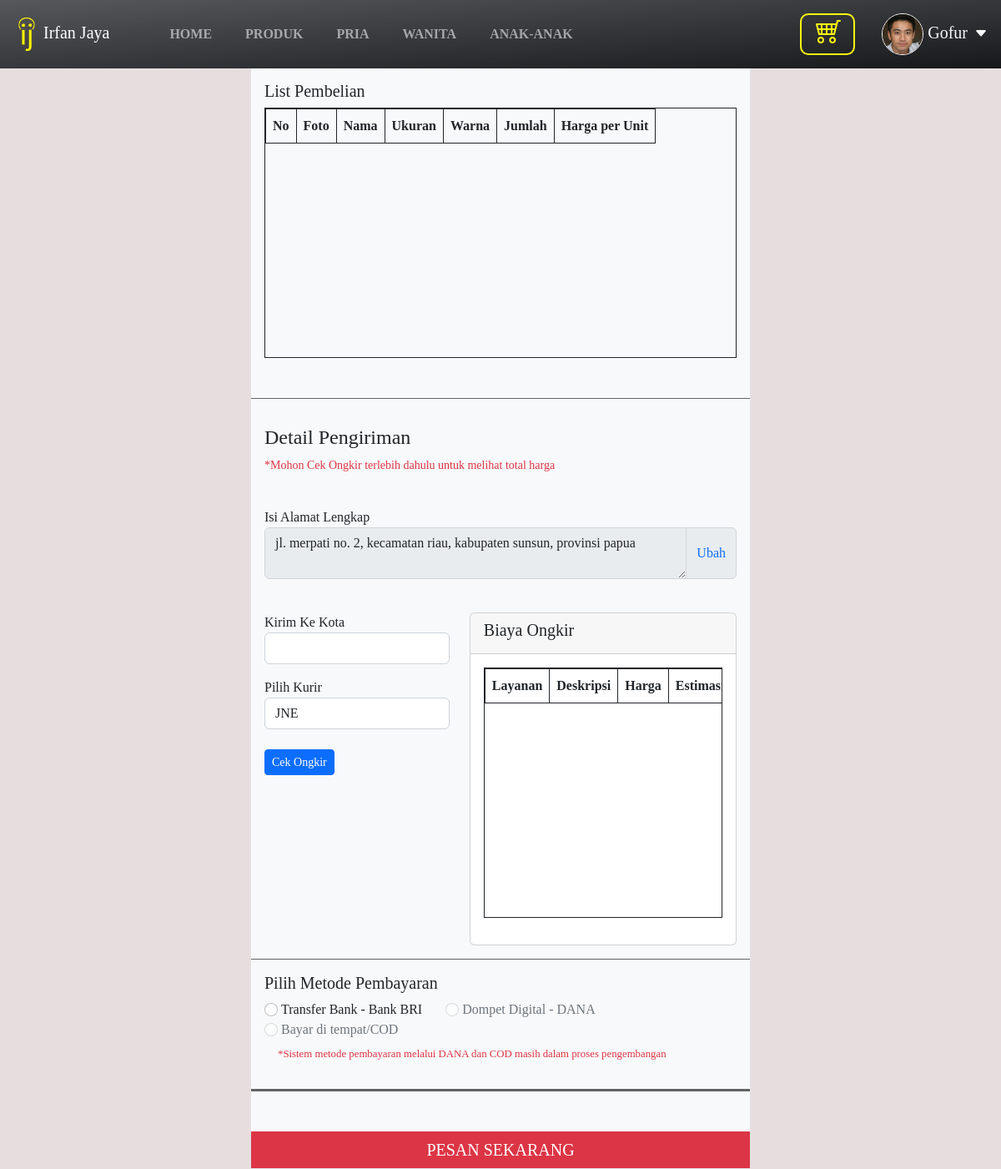
The page /detail-beli.php (signed in) on the database its author committed.
### tables this page shows
CREATE TABLE `users` (
  `id` int(11) NOT NULL,
  `username` varchar(255) NOT NULL,
  `email` varchar(255) NOT NULL,
  `password` varchar(255) NOT NULL,
  `name` varchar(255) NOT NULL,
  `photo` varchar(255) NOT NULL DEFAULT 'default.svg',
  `alamat` varchar(300) NOT NULL,
  `nomor` varchar(50) NOT NULL,
  `status` varchar(50) NOT NULL
);

### detail-beli.php (the view, shortened to what this page needs)
<?php
require_once('config.php');
?>
<!doctype html>
<html lang="en">
  <head>
    <link rel="stylesheet" href="css/style.css">
    <link href="https://cdn.jsdelivr.net/npm/bootstrap@5.2.3/dist/css/bootstrap.min.css" rel="stylesheet">
    <link rel="stylesheet" href="https://cdn.jsdelivr.net/npm/bootstrap-icons@1.9.1/font/bootstrap-icons.css">
  </head>
  <body style="background-color:#e6dede">
  <?php require_once('nav-cart.php');?>
  <div class="border w-50 ms-auto me-auto bg-light h-auto " style="margin-top:5rem;">
    <div class="responsive-table p-3">
      <h5>List Pembelian</h5>
      <table class="table table-hover" >
        <thead>
          <tr class="text-center">
            <th>No</th>
            <th>Foto</th>
            <th>Nama</th>
            <th>Ukuran</th>
            <th>Warna</th>
            <th>Jumlah</th>
            <th>Harga per Unit</th>
          </tr>
        </thead>
      </table>
    </div>
    <hr style="width:100%; color:black; height:1px;opacity:60%;background-color:black;kmargin:0;">
    <div class="ongkir p-3">
      <h4>Detail Pengiriman</h4>
      <p class="text-danger" style="font-size:14px;">*Mohon Cek Ongkir terlebih dahulu untuk melihat total harga</p><br>
      <label for="alamat">Isi Alamat Lengkap</label><br>
      <div class="input-group mb-3">
        <textarea  class="form-control" aria-describedby="basic-addon1"  disabled><?php echo $db_toko['alamat'] ?></textarea>
        <a type="button" class="input-group-text text-primary text-decoration-none" id="basic-addon1" data-bs-toggle="modal" data-bs-target="#exampleModal2"> Ubah</a>
      </div><br>
      <div class="row">
        <div class="col-5">
          <form id="form">
            <div class="form-group mb-3">
              <label for="">Kirim Ke Kota</label>
              <select class="form-control " id="kota_tujuan" required></select>
            </div>
            <div class="form-group">
              <label for="">Pilih Kurir</label>
              <select class="form-control" id="kurir"  required>
                <option value="jne">JNE</option>
              </select>
            </div><br>
            <button  class="btn btn-sm btn-primary">Cek Ongkir</button>
          </form>
        </div>
        <div class="col-7">
          <div class="card">
            <div class="card-header">
              <h5>Biaya Ongkir</h5>
            </div>
            <div class="card-body">
              <div class="table-responsive">
                <table class="table text-center" width="100%">
                  <thead>
                    <tr class="">
                      <th width="100px">Layanan</th>
                      <th width="140px">Deskripsi</th>
                      <th width="130px">Harga</th>
                      <th width="120px">Estimasi</th>
                    </tr>
                  </thead>
                </table>
              </div>
            </div>
          </div>
        </div>
      </div>
    </div>
    <form action="proses-pesan.php" method="post" >
      <hr style="width:100%; color:black; height:1px;opacity:60%;background-color:black;margin:0;">
      <div class=" p-3">
        <h5>Pilih Metode Pembayaran</h5>
        <div class="fs-6 mb-2">
          <label>
            <input type="radio" name="metode_bayar" class="form-check-input" value="Transfer Bank - Bank BRI" required>&nbsp;Transfer Bank - Bank BRI
          </label>&nbsp;&nbsp;&nbsp;&nbsp;&nbsp;&nbsp;
          <label class="text-secondary">
            <input type="radio" name="metode_bayar"  class="form-check-input" value="Dompet Digital - DANA" disabled>&nbsp;Dompet Digital - DANA
          </label>&nbsp;&nbsp;&nbsp;&nbsp;&nbsp;&nbsp;
          <label class="text-secondary">
            <input type="radio" name="metode_bayar"  class="form-check-input" value="Bayar di tempat/COD" disabled>&nbsp;Bayar di tempat/COD
          </label>
        </div>
        <div class="text-danger" style="font-size:80%">
          &nbsp;&nbsp;&nbsp;&nbsp;&nbsp;*Sistem metode pembayaran melalui DANA dan COD masih dalam proses pengembangan
        </div>
      </div>
      <hr style="width:100%; color:black; height:3px;opacity:60%;background-color:black;kmargin:0;">
      <div class="detail-pesan p-3" >
      </div>
      <div class="text-center">
        <?php require_once('pesan.php') ?>
      </div>
    </form>
  </div>
</body>
</html>

### nav-cart.php (shortened to what this page needs)
<nav class="navbar navbar-expand-lg navbar-dark bg-nav pt-3 pb-3 fixed-top" >
  <div class="container-fluid">
    <a class="navbar-brand" style="margin-right: auto;" href="index.php"><img src="../skripsi/img/logo.ico" alt="logo toko" style="width: 40px;height: 40px;">Irfan Jaya</a>
    <div class="collapse navbar-collapse ms-5" id="navbarSupportedContent">
      <ul class="navbar-nav me-auto menu-user fs-6 ">
      <li class="nav-item ms-3 me-2">
          <a class="nav-link " href="index.php">Home</a>
        </li>
        <li class="nav-item ms-3 me-2">
          <a class="nav-link " href="produk.php">Produk</a>
        </li>
        <li class="nav-item ms-3 me-2">
          <a class="nav-link " href="produk-pria.php">Pria</a>
        </li>
        <li class="nav-item ms-3 me-2">
          <a class="nav-link " href="produk-wanita.php">wanita</a>
        </li>
        <li class="nav-item ms-3 me-2">
          <a class="nav-link " aria-current="page" href="produk-anak.php">Anak-Anak</a>
        </li>
      </ul>
      <?php  if(isset($_SESSION['customerijs'])){
        $id = $_SESSION['id'];
        $sql = "SELECT * FROM users WHERE id = '$id'";
        $query = mysqli_query($con, $sql);
        $db_toko = mysqli_fetch_assoc($query);
      ?>
      <a type="button" class="keranjang text-decoration-none" data-bs-toggle="modal" data-bs-target="#exampleModal">
        <h2 style=" transform: scaleX(-1);margin-right:15px;margin-left:15px;" ><i class="bi bi-cart4 "></i></h2>
      </a>
      <div class="btn-group dropstart">
        <button type="button"  style="padding:0;border:none;background:none;" data-bs-toggle="dropdown" aria-expanded="false">
        <ul class="d-flex mb-0 member">
          <li><img src="img/user/<?php echo $db_toko['photo'] ?>" class="foto-profil" alt="foto profil"></li>
          <li class="text-light fs-5 text-capitalize mt-2"><?php echo $db_toko['username']; ?></li>
          <li class="mb-0 fs-6 me-1 ms-2" style="margin-top:13px;" >
              <i class="bi bi-caret-down-fill text-light"></i>
            </button>
       <?php }else{ ?>
        <a href="login.php"><button type="button" class="btn btn-outline-primary">LOGIN</button></a>
       <?php } ?>
      </div>
    </div>
  </div>
</nav>

### css/style.css (style rules this page uses)
* { font-family: 'salma-longgar'; }
body, html { height: 100%; margin: 0; }
.bg-nav { margin-top: 0 !important; margin-bottom: 0 !important; background-image: linear-gradient(to bottom right, rgb(87, 88, 92), rgb(22, 24, 26)); }
.menu-user { text-transform: uppercase; font-weight: bold; }
.keranjang { border: solid 2px rgb(255, 251, 15); border-radius: 10px; }
.keranjang i { color: rgb(255, 251, 15); }
a:is(:link, :active, :visited).active { color: rgb(240, 225, 25) !important; }
.foto-profil { width: 50px; height: 50px; border-radius: 50%; margin-right: 5px; border: 1px solid white; background-color: white; }
.member { outline: none; list-style: none; }
table { height: 300px; overflow-y: auto; overflow-x: hidden; display: block; width: auto !important; }
table, th, td { border: 1px solid !important; }

### nav-cart.php (style rules this page uses)
nav { font-family:'menu2'; }
.navbar-brand { font-family:'black'; }

### rows shown on the page
users: photo (picture), username "Gofur", alamat "jl. merpati no. 2, kecamatan riau, kabupaten sunsun, provinsi papua"
